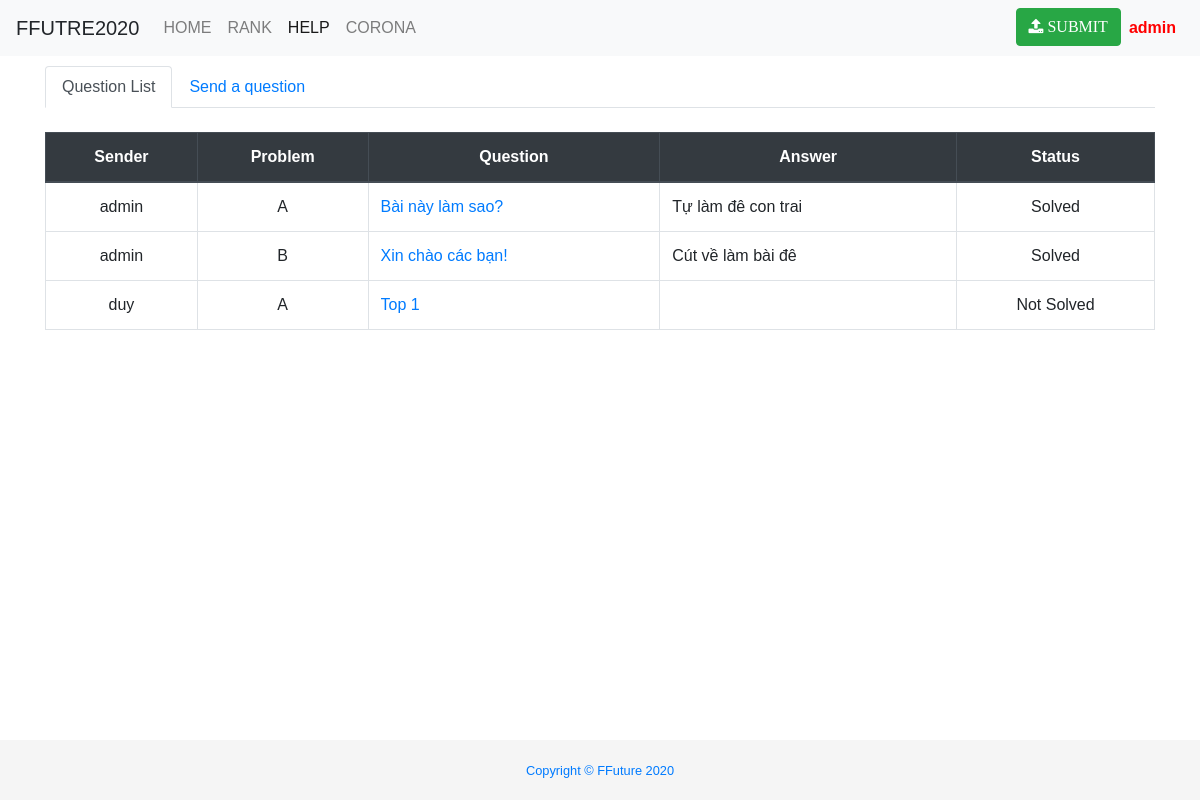
The page /?CBHT=help (signed in) on the database its author committed.
### tables this page shows
CREATE TABLE `members` (
  `id` int(11) NOT NULL,
  `username` varchar(128) NOT NULL,
  `password` varchar(32) NOT NULL,
  `email` varchar(255) NOT NULL,
  `Name` varchar(255) NOT NULL,
  `admin` int(1) NOT NULL DEFAULT '0'
);

CREATE TABLE `cauhoi` (
  `id` int(11) NOT NULL,
  `username` varchar(50) NOT NULL,
  `mabai` varchar(10) NOT NULL,
  `question` text NOT NULL,
  `answer` text NOT NULL,
  `status` int(11) NOT NULL DEFAULT '0'
);

### help.php (the view, shortened to what this page needs)
<?php
include_once "dulieu/header.php";
?>
    <div class=container>
<?php
    if (isset($_SESSION['user_id'])) {
        $sql_query  = "SELECT * FROM cauhoi";
        $cauhoi1    = $conn->query($sql_query);
        $arr = array();
        while ($cauhoi     = mysqli_fetch_row($cauhoi1)) {
            array_push($arr, $cauhoi);
        }
        if (!isset($_GET['act']) && $_GET['act'] != "do1" && $_GET['act'] != "do") {
                    ?>
                <ul class="nav nav-tabs">
                    <li class="nav-item">
                    <a class="nav-link active" data-toggle="tab" href="#home">Question List</a>
                    </li>
                    <li class="nav-item">
                    <a class="nav-link" data-toggle="tab" href="#menu1">Send a question</a>
                    </li>
                </ul>
                <div class="tab-content">
                    <div id="home" class="tab-pane active">
                        <br>
                        <table class="table table-bordered table-hover">
                        <thead class="thead-dark">
                          <tr>
                            <th><center>Sender</center></th>
                            <th><center>Problem</center></th>
                            <th><center>Question</center></th>
                            <th><center>Answer</center></th>
                            <th><center>Status</center></th>
                          </tr>
                        </thead>
                        <tbody>
                            <?php
                            for ($i=0; $i<sizeof($arr); $i++) {
                                if ($arr[$i][5]) {
                                    $arr[$i][5] = "Solved";
                                } else {
                                    $arr[$i][5] = "Not Solved";
                                }
                            ?>
                                <tr>
                                <td><?php echo $arr[$i][1] ?></td>
                                <td><?php echo $arr[$i][2] ?></td>
                                <td><div class="a"><a href="?CBHT=help&dataid=<?php echo $i;?>"><?php echo $arr[$i][3] ?></a></div></td>
                                <td><div class="a"><?php echo $arr[$i][4] ?></div></td>
                                <td><?php echo $arr[$i][5] ?></td>
                                </tr>
                            <?php
                            }
                            ?>
                        </tbody>
                        </table>
                    </div>
                </div>
                <?php
        }
    } else {
        echo "Please login to continue!";
    }
?>
    </div>

### dulieu/header.php (shortened to what this page needs)
<?php
require_once("mysql.php");
?>
<!DOCTYPE html>
<html lang="vi">
<head>
    <link href="css/bootstrap.min.css" rel="stylesheet">
    <link href="css/style.css" rel="stylesheet">
    <link href="font-awesome/css/font-awesome.min.css" rel="stylesheet" type="text/css">
</head>
<body>
    <nav class="navbar navbar-expand-lg navbar-light bg-light fixed-top">
      <a class="navbar-brand">FFUTRE2020</a>
      <div class="collapse navbar-collapse" id="navbarTogglerDemo02">
        <ul class="navbar-nav mr-auto mt-2 mt-lg-0">
            <li <?php if (($_GET["CBHT"])==""){echo 'class="active"';} ?>>
                <a class="nav-link" href="./">HOME</a>
            </li>
            <li <?php if (($_GET["CBHT"])=="rank"){echo 'class="active"';} ?>>
                <a class="nav-link" href="./?CBHT=rank">RANK</a>
            </li>
            <li <?php if (($_GET["CBHT"])=="help"){echo 'class="active"';} ?>>
                <a class="nav-link" href="./?CBHT=help">HELP</a>
            </li>
            <li>
                <a class="nav-link" href="./corona.php">CORONA</a>
            </li>
        </ul>
            <ul class="nav navbar-nav navbar-right">
                <?php
                    if (isset($_SESSION['user_id']) || $_SESSION['user_id'] )
                    {
                        echo "<li "; if (($_GET["CBHT"])=="submit"){echo 'class="active"';} echo">
                        <a class='btn btn-success' href='./?CBHT=submit'><div class='fa fa-upload'> SUBMIT</div></a></li>";
                    }
                    $user_id = intval($_SESSION['user_id']);
                    $sql_query = "SELECT * FROM members WHERE id='{$user_id}'";
                    $member1 = $conn->query($sql_query);
                    $member = $member1->fetch_assoc();
                    if($member['Name'] != '') {
                        echo "
                        <div class='dropdown'>
                        <a class='nav-link' data-toggle='dropdown' href=>{$member['Name']}</a>
                        <div class='dropdown-menu dropdown-menu-right'>
                        <a class='dropdown-item' href='./?CBHT=edit'><div class='fa fa-refresh'> Change password</div></a>
                        "?> <?php if ($_SESSION['user_admin'] == 1)
                        {
                            echo "<a class='dropdown-item' href='./?CBHT=time'><div class='fa fa-edit'> Edit contest</div></a>
                            <a class='dropdown-item' href='./?CBHT=register'><div class='fa fa-user'> Add User</div></a>";
                        }?>
                        <?php echo
                        "
                        <div class='dropdown-divider'></div>
                        <a class='dropdown-item' href='./?CBHT=thoat'><div class='fa fa-sign-out'>Log out</div></a>
                        </div>
                        </div>
                        ";
                    }
                ?>
            </ul>
      </div>
    </nav>
    <div class='main'>

### css/style.css (style rules this page uses)
body { font-family: "Arial", sans-serif; }
td { text-align: center; }
div.a { text-align: left; white-space: nowrap; width: 150; overflow: hidden; text-overflow: ellipsis; }
.main { padding: 16px; margin-top: 50px; margin-bottom: 50px; }

### rows shown on the page
members: Name "admin"
cauhoi: username "admin", mabai "A", question "Bài này làm sao?", answer "Tự làm đê con trai", i "Solved"
cauhoi: username "admin", mabai "B", question "Xin chào các bạn!", answer "Cút về làm bài đê", i "Solved"
cauhoi: username "duy", mabai "A", question "Top 1", i "Not Solved"
